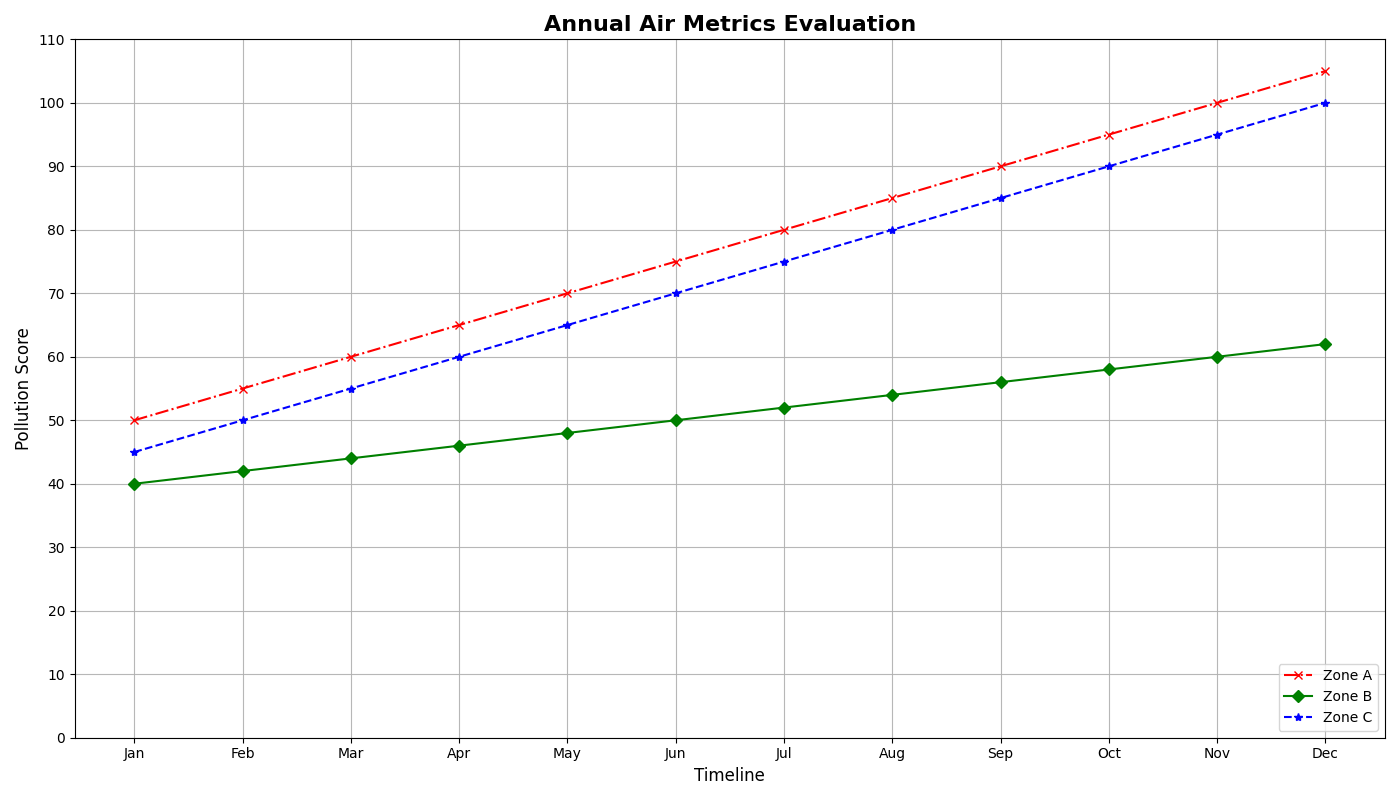

This chart was generated by the following Python code:
import matplotlib.pyplot as plt
import numpy as np

months = np.array(['Jan', 'Feb', 'Mar', 'Apr', 'May', 'Jun', 'Jul', 'Aug', 'Sep', 'Oct', 'Nov', 'Dec'])

area1_aqi = np.array([50, 55, 60, 65, 70, 75, 80, 85, 90, 95, 100, 105])
area2_aqi = np.array([40, 42, 44, 46, 48, 50, 52, 54, 56, 58, 60, 62])
area3_aqi = np.array([45, 50, 55, 60, 65, 70, 75, 80, 85, 90, 95, 100])

plt.figure(figsize=(14, 8))

plt.plot(months, area1_aqi, linestyle='-.', color='red', marker='x', label='Zone A')
plt.plot(months, area2_aqi, linestyle='-', color='green', marker='D', label='Zone B')
plt.plot(months, area3_aqi, linestyle='--', color='blue', marker='*', label='Zone C')

for i, val in enumerate(area3_aqi):
    if val > 100:
        plt.annotate('High Risk', xy=(months[i], val), 
                     xytext=(months[i], val + 5),
                     arrowprops=dict(facecolor='gray', shrink=0.05),
                     fontsize=9, ha='center')

plt.title("Annual Air Metrics Evaluation", fontsize=16, fontweight='bold')
plt.xlabel("Timeline", fontsize=12)
plt.ylabel("Pollution Score", fontsize=12)

plt.xticks(months, fontsize=10)
plt.yticks(np.arange(0, 120, 10), fontsize=10)

plt.legend(loc='lower right', fontsize=10)

plt.grid(True, linestyle='-', alpha=0.9)

plt.tight_layout()

plt.show()
